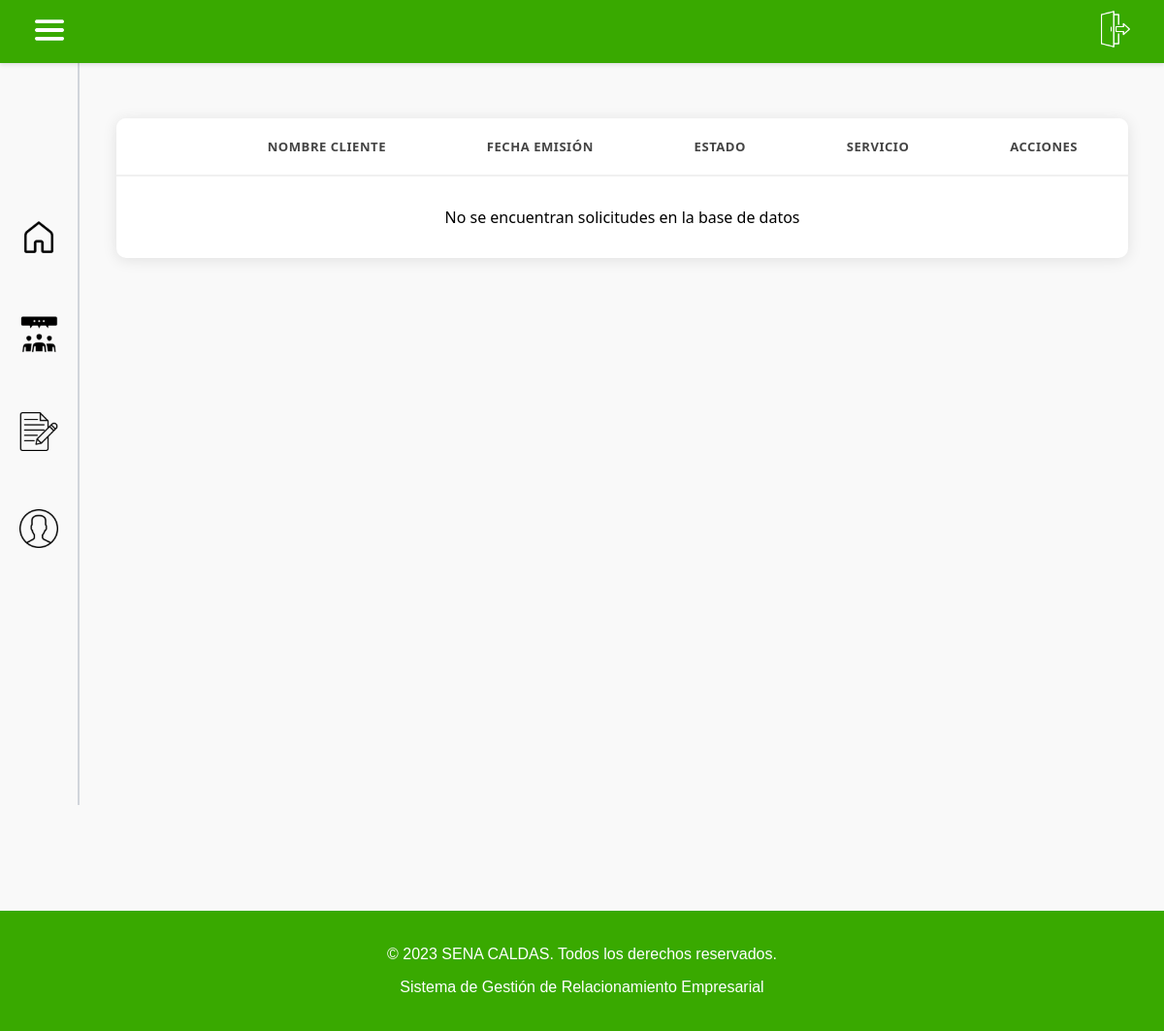
/solicitud/view (signed in), run on an earlier commit of the app's database.
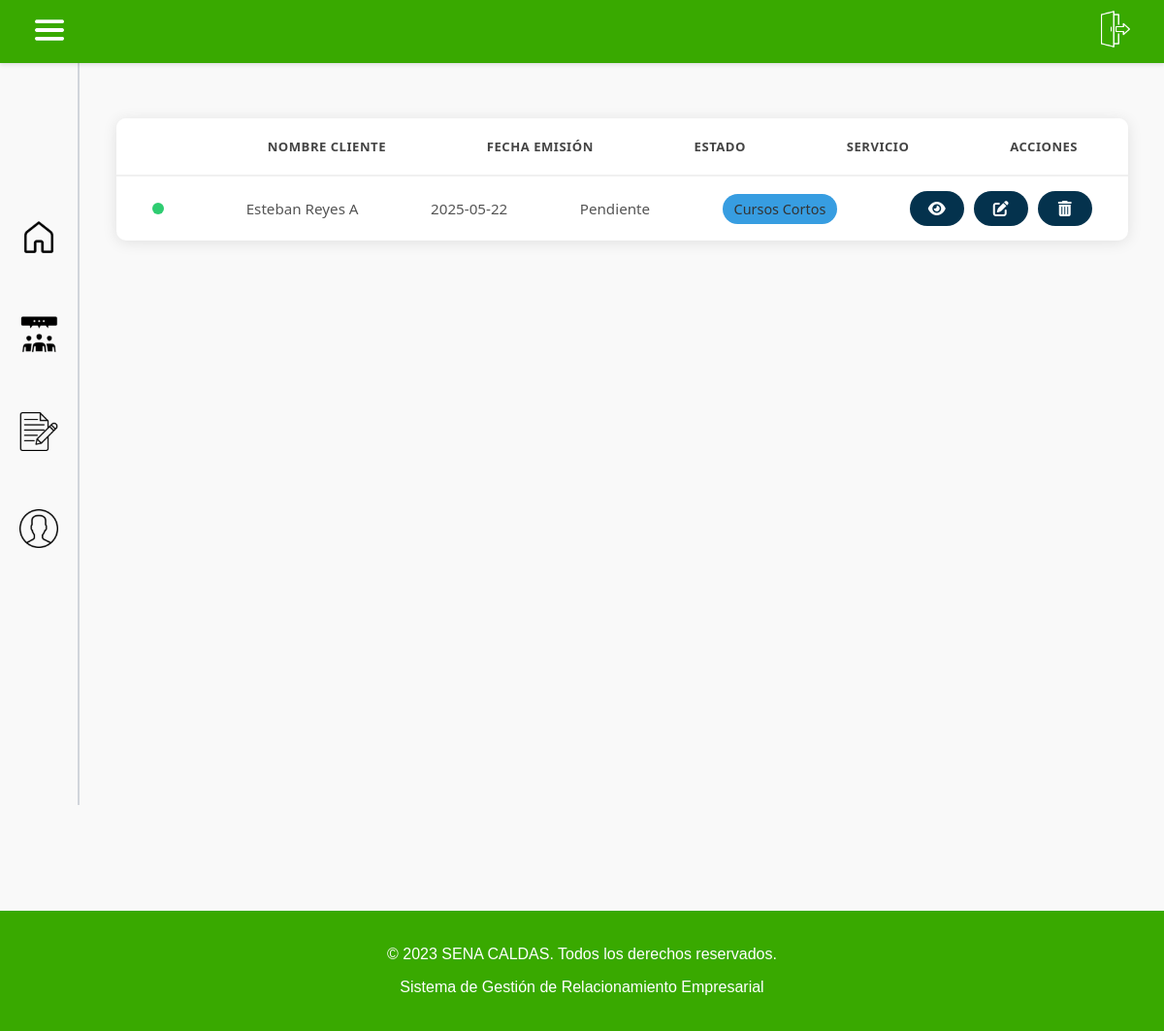
And on a later commit of the database.
### tables this page shows
CREATE TABLE `solicitud` (
  `idSolicitud` int(11) NOT NULL,
  `FechaEvento` date DEFAULT NULL,
  `FechaCreacion` date NOT NULL,
  `Lugar` varchar(80) DEFAULT NULL,
  `Municipio` varchar(50) NOT NULL,
  `Observaciones` varchar(100) DEFAULT NULL,
  `Comentarios` varchar(100) DEFAULT NULL,
  `MedioSolicitud` varchar(50) DEFAULT NULL,
  `DescripcionNecesidad` varchar(100) DEFAULT NULL,
  `FKusuario` int(11) NOT NULL,
  `FKtipoEvento` int(11) NOT NULL,
  `FKestado` int(11) NOT NULL,
  `FKcliente` int(11) NOT NULL,
  `FKtipoServicio` int(11) NOT NULL
);

CREATE TABLE `cliente` (
  `idCliente` int(11) NOT NULL,
  `DocumentoCliente` varchar(20) NOT NULL,
  `NombreCliente` varchar(100) NOT NULL,
  `CorreoCliente` varchar(100) NOT NULL,
  `TelefonoCliente` varchar(10) NOT NULL
);

CREATE TABLE `estado` (
  `idEstado` int(11) NOT NULL,
  `Estado` varchar(45) NOT NULL,
  `Descripcion` varchar(100) NOT NULL
);

CREATE TABLE `servicio` (
  `idServicio` int(11) NOT NULL,
  `Servicio` varchar(100) NOT NULL,
  `Color` varchar(7) NOT NULL
);

### app/controllers/baseController.php (called while the page is built, shortened)
<?php
class BaseController {
    public $layout = "default";
    public function render(string $view, array $arrayData = null) {
        $layout = MAIN_APP_ROUTE . "../views/layouts/{$this->layout}.php";
        include_once $layout;
    }
}

### app/controllers/solicitudController.php (called while the page is built, shortened)
<?php
require_once "baseController.php";
require_once MAIN_APP_ROUTE."../models/SolicitudModel.php";
class SolicitudController extends BaseController{
    public function view(){
        $solicitudObj = new SolicitudModel();
        $solicitudes = $solicitudObj->getAll();
        $clienteObj = new ClienteModel();
        $clientes = $clienteObj->getAll();
        $servicioObj = new ServicioModel();
        $servicios = $servicioObj->getAll();
        $estadoObj = new EstadoModel();
        $estados = $estadoObj->getAll();
        $data = [
            "solicitudes" => $solicitudes,
            "clientes" => $clientes,
            "servicios" => $servicios,
            "estados" => $estados,
            "titulo" => "solicitudes"
        ];
        $this->render('solicitud/view.php', $data);
    }
}
?>

### app/models/BaseModel.php (called while the page is built, shortened)
<?php
abstract class BaseModel {
    public function __construct() {
        try {
            $options = [
                PDO::ATTR_ERRMODE => PDO::ERRMODE_EXCEPTION,
                PDO::ATTR_DEFAULT_FETCH_MODE => PDO::FETCH_OBJ
            ];
            $dsn = DRIVER.':host='.HOST.';dbname='.DATABASE;
            $this->dbConnection = new PDO($dsn, USERNAME_DB, PASSWORD_DB, $options);
        } catch (PDOException $ex) {
            echo 'Error en la conexión: '.$ex->getMessage();
            exit;
        }
    }
}

### app/models/solicitudModel.php (called while the page is built, shortened)
<?php
require_once MAIN_APP_ROUTE."../models/BaseModel.php";
class SolicitudModel extends BaseModel {
    public function __construct(
        ?int $idSolicitud = null,
        ?string $Descripcion = null,
        ?string $FechaSolicitud = null,
        ?int $IdCliente = null,
        ?int $IdServicio = null,
        ?int $IdEstado = null
    ) {
        $this->table = "solicitud";
    }
    public function getAll(): array {
        try {
            $sql = "SELECT s.*, c.NombreCliente, sv.Servicio, sv.Color, e.Estado
                    FROM {$this->table} s
                    JOIN cliente c ON s.FKcliente = c.idCliente
                    JOIN tiposervicio ts ON s.FKtipoServicio = ts.idTipoServicio
                    JOIN servicio sv ON ts.FKidServicio = sv.idServicio
                    JOIN estado e ON s.FKestado = e.idEstado
                    ORDER BY s.FechaCreacion DESC";
            return $this->dbConnection->query($sql)->fetchAll(PDO::FETCH_OBJ);
        } catch (PDOException $e) {
            throw new PDOException("Error al obtener solicitudes: " . $e->getMessage());
        }
    }
}

### app/views/solicitud/view.php (the view, shortened to what this page needs)
<link href="https://cdnjs.cloudflare.com/ajax/libs/font-awesome/5.15.3/css/all.min.css" rel="stylesheet">
<main>
    <div class="table">
        <div class="titulos">
            <h3>Nombre Cliente</h3>
            <h3>Fecha Emisión</h3>
            <h3>Estado</h3>
            <h3>Servicio</h3>
            <h3>Acciones</h3>
        </div>
        <?php if (empty($solicitudes)): ?>
            <div class="solicitud-row">
                <p>No se encuentran solicitudes en la base de datos</p>
            </div>
        <?php else: ?>
            <?php foreach ($solicitudes as $solicitud): ?>
                <div class="solicitud-row">
                    <?php
                    $fechaCreacion = new DateTime($solicitud->FechaCreacion);
                    $now = new DateTime();
                    $diff = $fechaCreacion->diff($now)->days;
                    $statusClass = '';
                    if ($diff <= 7) {
                        $statusClass = 'status-recent';
                    } elseif ($diff <= 15) {
                        $statusClass = 'status-medium';
                    } else {
                        $statusClass = 'status-old';
                    }
                    ?>
                    <span>
                        <div class="status-indicator <?php echo $statusClass; ?>"></div>
                    </span>
                    <span><?php echo htmlspecialchars($solicitud->NombreCliente); ?></span>
                    <span><?php echo htmlspecialchars($solicitud->FechaCreacion); ?></span>
                    <span><?php echo htmlspecialchars($solicitud->Estado); ?></span>
                    <span>
                        <?php
                        $hex = ltrim($solicitud->Color, '#');
                        $r = hexdec(substr($hex, 0, 2));
                        $g = hexdec(substr($hex, 2, 2));
                        $b = hexdec(substr($hex, 4, 2));
                        $brightness = (($r * 299) + ($g * 587) + ($b * 114)) / 1000;
                        $textClass = $brightness > 128 ? 'light' : 'dark';
                        ?>
                        <div class="service-badge <?php echo $textClass; ?>"
                            style="background-color: <?php echo htmlspecialchars($solicitud->Color); ?>">
                            <?php echo htmlspecialchars($solicitud->Servicio); ?>
                        </div>
                    </span>
                    <div class=" buttons">
                        <a href="/solicitud/view/<?php echo $solicitud->idSolicitud; ?>" class="ver buttons">
                            <i class="fas fa-eye"></i>
                        </a>
                        <a href="/solicitud/edit/<?php echo $solicitud->idSolicitud; ?>" class="editar">
                            <i class="fas fa-edit"></i>
                        </a>
                        <a href="/solicitud/delete/<?php echo $solicitud->idSolicitud; ?>" class="eliminar">
                            <i class="fas fa-trash-alt"></i>
                        </a>
                    </div>
                </div>
            <?php endforeach; ?>
        <?php endif; ?>
    </div>
</main>

### public/index.php (shortened to what this page needs)
<?php
require_once '../app/controllers/solicitudController.php';
$url = $_SERVER['REQUEST_URI'];
$routes = include_once "../app/config/routes.php";
$matchedRoute = null;
foreach($routes as $route => $routeConfig){
    if (preg_match("#^$route$#", $url, $matches)) {
        $matchedRoute = $routeConfig;
        break;
    }
}
if ($matchedRoute) {
    $controllerName = $matchedRoute["controller"];
    $actionName = $matchedRoute["action"];
    if (class_exists($controllerName) && method_exists($controllerName, $actionName)) {
        $parameters = isset($matches) && is_array($matches) ? array_slice($matches, 1) : [];
        $controller = new $controllerName();
        $controller->$actionName(...$parameters);
        exit;
    }
}

### app/views/layouts/admin_layout.php (shortened to what this page needs)
<!DOCTYPE html>
<html lang="en">
<head>
    <link href="https://cdnjs.cloudflare.com/ajax/libs/font-awesome/5.15.3/css/all.min.css" rel="stylesheet">
    <link rel="stylesheet" href="/css/styles.css">
    <link rel="stylesheet" href="/css/styles_admin_layout.css">
    <link rel="stylesheet" href="https://cdnjs.cloudflare.com/ajax/libs/font-awesome/6.5.0/css/all.min.css">
</head>
<body>
    <header class="header">
        <button class="hamburger">
            <img src="/img/menu.png" alt="menu">
        </button>
        <div class="cerrar-sesion">
            <a href="/login/init">
                <img src="/img/cerrarsesion.png" alt="cerrar-sesion">
            </a>
        </div>
    </header>
    <div id="sidebar" class="sidebar">
            <a href="<?php
            switch ($_SESSION['rol']) {
                case 1:
                    echo '/usuario/indexAdministrador';
                    break;
            }
        ?>" class="sidebar-item home">
            <img class="icon <?php if($titulo == "Home" || $titulo == "Home Admin" || $titulo== "Estadisticas"){echo "selected";} ?>" src="/img/IconosSidebar/houseLine.svg" alt="Logo 1">
        </a>
        <a href="/solicitud/view" class="sidebar-item solicitudes">
            <img class="icon <?php if($titulo == "solicitudes"){echo "selected";} ?>" src="/img/IconosSidebar/SolicitudesLine.svg" alt="Logo 2">
        </a>
        <a href="/solicitud/new" class="sidebar-item formulario">
            <img class="icon <?php if($titulo == "Nueva solicitud"){echo "selected";} ?>" src="/img/IconosSidebar/formularioLine.svg" alt="Formulario">
        </a>
        <a href="/usuario/perfil" class="sidebar-item perfil">
            <img class="icon <?php if($titulo == "Perfil Usuario"){echo "selected";} ?>" src="/img/IconosSidebar/perfilLine.svg" alt="Perfil">
        </a>
    </div>
    <main>
        <section class="Container">
            <div class="content">
                <?php include_once $content; ?>
            </div>
        </section>
    </main>
    <footer class="site-footer">
        <p>© 2023 SENA CALDAS. Todos los derechos reservados.</p>
        <p>Sistema de Gestión de Relacionamiento Empresarial</p>
    </footer>
</body>
</html>

### public/css/styles_admin_layout.css (style rules this page uses)
body { font-family: sans-serif; background-color: #f9f9f9; margin: 0; transition: margin-left 0.3s ease; }
.header { position: fixed; top: 0; left: 0; right: 0; background: #39a900; box-shadow: 0 2px 4px rgba(0, 0, 0, 0.1); z-index: 999; padding: 10px 5px; display: flex; justify-content: space-between; }
.header img { margin-left: 15px; height: 40px; width: auto; }
.cerrar-sesion { margin-right: 20px; }
header button { border: none; background: none; }
.sidebar { position: fixed; top: 0; left: 0; height: 100vh; width: 60px; background-color: #f9f9f9; border-right: 2px solid #d1d5db; display: flex; flex-direction: column; align-items: center; justify-content: center; transition: width 0.5s ease; }
.sidebar-item { text-align: center; text-decoration: none; position: relative; padding: 5px; background: none; border: none; width: 50px; height: 50px; cursor: pointer; margin-bottom: 40px; display: flex; align-items: center; justify-content: center; transition: all 0.3s ease; }
.sidebar img { width: 40px; height: 40px; }
main { transition: margin-left 0.5s ease; display: flex; align-items: center; justify-content: center; }
main .Container { width: 100%; height: 100vh; margin-top: 69px; border-radius: 2px; position: relative; margin-left: 65px; margin-right: 5px; margin-bottom: 5px; padding: 2rem; }
.site-footer { background-color: #39a900; color: white; text-align: center; padding: 20px 10px; width: auto; }
@media (max-width: 1200px) { .header { padding: 10px; } }
@media (max-width: 1200px) { .sidebar { width: 70px; padding: 15px 5px; } }
@media (max-width: 1200px) { .sidebar img { width: 40px; height: 40px; } }
@media (max-width: 1200px) { main .Container { margin-top: 70px; margin-left: 88px; } }
.buttons { display: flex; gap: 10px; }
.buttons a { background-color: #04324D; color: white; text-decoration: none; padding: 0 10px; border-radius: 20px; font-size: 16px; display: flex; align-items: center; justify-content: center; transition: background-color 0.3s ease; width: 36px; height: 36px; }

### app/views/solicitud/view.php (style rules this page uses)
.table { background: white; border-radius: 10px; box-shadow: 0 2px 15px rgba(0, 0, 0, 0.1); width: 100%; margin-top: 20px; overflow: hidden; }
.solicitud-row { display: flex; justify-content: space-around; align-items: center; padding: 15px 0; transition: all 0.3s ease; font-family: 'Segoe UI', system-ui, sans-serif; }
span { color: #555; font-size: 0.95rem; }
.status-indicator { width: 12px; height: 12px; border-radius: 50%; display: inline-block; margin-right: 10px; }
.status-recent { background-color: #2ecc71; }
.service-badge { padding: 6px 12px; border-radius: 20px; display: inline-block; font-size: 0.9rem; font-weight: 500; transition: all 0.2s ease; }
.service-badge.light { color: #333; }

What changed in the data, as far as the page shows it:
added solicitud: cliente.NombreCliente "Esteban Reyes A", FechaCreacion "2025-05-22", estado.Estado "Pendiente", servicio.Servicio "Cursos Cortos"
Also different on the page:
text no longer shown: "No se encuentran solicitudes en la base de datos"
